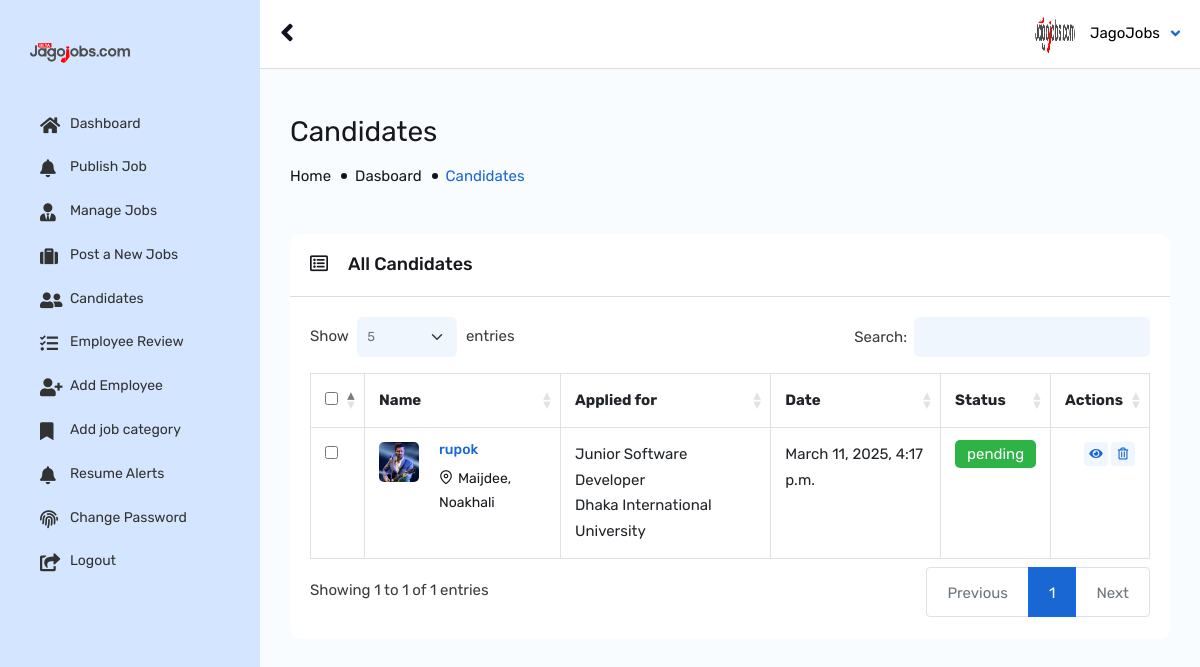
The app's page /jagohub-secure-panel24/root/job/1/applicants/superuser/ (signed in) with its own data.
### jobboard/models.py (models this page shows, shortened)
class JobApplication(models.Model):
    job = models.ForeignKey(JobPost, on_delete=models.CASCADE, related_name='applications')
    seeker = models.ForeignKey(SeekerProfile, on_delete=models.CASCADE, related_name='applications')
    resume = models.FileField(upload_to='media/apply/resumes/', blank=True, verbose_name="Resume")
    applied_at = models.DateTimeField(auto_now_add=True)
    expected_Salary = models.IntegerField(null=True, blank=True)
    STATUS_CHOICES = [
        ('pending', 'Pending'),
        ('accepted', 'Accepted'),
        ('rejected', 'Rejected'),
    ]
    status = models.CharField(max_length=10, choices=STATUS_CHOICES, default='pending')

class JobPost(models.Model):
    employee = models.ForeignKey(EmployerProfile, on_delete=models.CASCADE, related_name='job_posts')
    title = models.CharField(max_length=255)
    job_category = models.ForeignKey(JobCategory, on_delete=models.SET_NULL, null= True, blank= True, related_name='job_posts_category')
    company_industry_type = models.CharField(max_length=255, null= True, blank= True)
    no_of_vacancy = models.PositiveIntegerField(null= True, blank= True)
    application_deadline = models.DateField( null= True, blank= True)
    age_range = models.CharField(max_length=255, null= True, blank= True)
    gender = models.CharField(max_length=50, choices=[('Male', 'Male'), ('Female', 'Female'), ('Both', 'Both')], null= True, blank= True)
    contact_person = models.CharField(max_length=255, null= True, blank= True)
    experience_required = models.CharField(max_length=150, null= True, blank= True )
    cv_receive_method = models.CharField(max_length=255, null= True, blank= True, choices=[
        ('Online CV/Resume', 'Online CV/Resume'),
        ('Email Attachment', 'Email Attachment'),
        ('Walk-in Interview', 'Walk-in Interview'),
        ('Hard Copy CV', 'Hard Copy CV'),
    ])
    job_type = models.CharField(max_length=50, null= True, blank= True, choices=[('Full Time', 'Full Time'), ('Part Time', 'Part Time'), ('Contractual', 'Contractual'), ('Internship', 'Internship')])
    job_level = models.CharField(max_length=50, null= True, blank= True, choices=[('Entry Level', 'Entry Level'), ('Mid Level', 'Mid Level'), ('Top Level', 'Top Level')])
    applicant_photo_required = models.BooleanField(default=False, null= True, blank= True)
    educational_qualification = models.TextField(null= True, blank= True)  #remove kore dibo
    others_qualification = models.TextField(null= True, blank= True)
    job_description = models.TextField(null= True, blank= True)
    job_responsibilities = models.TextField(null= True, blank= True)
    job_requirements = models.TextField( null= True, blank= True)
    other_benefits = models.TextField(blank=True, null=True)
    job_location = models.CharField(max_length=200, null= True, blank= True)
    exclusive_job = models.BooleanField(default=False, null= True, blank= True)
    created_at = models.DateTimeField(auto_now_add=True)
    salary_range = models.CharField(max_length=200, null= True, blank= True, default='Negotiable')
    STATUS_CHOICES = [
           ('pending', 'Pending'),
            ('published', 'Published'),  # Removed extra space
            ('rejected', 'Rejected'),
    ]
    status = models.CharField(max_length=10, choices=STATUS_CHOICES, default='pending')
    def __str__(self):
        return self.title

### accounts/models.py (models this page shows, shortened)
class SeekerProfile(models.Model):
    user = models.OneToOneField(
        'CustomUser', on_delete=models.CASCADE, related_name='seeker_profile'
    )
    bio = models.TextField(blank=True, verbose_name="Biography")
    resume = models.FileField(upload_to='media/resumes/', blank=True, verbose_name="Resume")
    skills = models.TextField(blank=True, verbose_name="Skills")
    name = models.CharField(max_length=255, blank=True, verbose_name="Full Name")
    professional_title = models.CharField(max_length=255, blank=True, verbose_name="Professional Title")
    current_salary = models.DecimalField(
        max_digits=10, decimal_places=2, default=0, blank=True, verbose_name="Current Salary"
    )
    expected_salary = models.DecimalField(
        max_digits=10, decimal_places=2, default=0, blank=True, verbose_name="Expected Salary"
    )
    phone = models.CharField(
        max_length=15, blank=True, verbose_name="Phone Number", help_text="Include country code (e.g., +88)"
    )
    email_address = models.EmailField(blank=True, verbose_name="Email Address")
    location = models.CharField(max_length=255, blank=True, verbose_name="Location")
    image = models.ImageField(upload_to='media/seeker_logos/', blank=True, null=True, verbose_name="seeker image")
    my_resume = models.OneToOneField('seeker.Resume', on_delete=models.CASCADE, blank=True, null=True, verbose_name="Resume")
    class Meta:
        verbose_name = "Seeker Profile"
        verbose_name_plural = "Seeker Profiles"

class CustomUser(AbstractUser):
    ROLE_CHOICES = (
        ('seeker', 'Job Seeker'),
        ('employer', 'Employer'),
        ('manager', 'Manager'),
    )
    role = models.CharField(max_length=10, choices=ROLE_CHOICES, default='seeker')
    is_verified = models.BooleanField(default=False)
    is_approved = models.BooleanField(default=False)
    groups = models.ManyToManyField(
        Group,
        related_name="customuser_set",
        blank=True,
    )
    user_permissions = models.ManyToManyField(
        Permission,
        related_name="customuser_permissions",
        blank=True,
    )

class EmployerProfile(models.Model):
    user = models.OneToOneField(
        'CustomUser', on_delete=models.CASCADE, related_name='employer_profile'
    )
    company_name = models.CharField(max_length=255, verbose_name="Company Name")
    location = models.CharField(max_length=255, blank=True, verbose_name="Company Location")
    company_website = models.URLField(blank=True, verbose_name="Company Website")
    company_description = models.TextField(blank=True, verbose_name="Company Description")
    phone = models.CharField(max_length=15, blank=True, verbose_name="Phone Number", help_text="Include country code (e.g., +880)")
    email = models.EmailField(blank=True, verbose_name="Company Email")
    facebook_link = models.URLField(blank=True, verbose_name="Facebook Link")
    twitter_link = models.URLField(blank=True, verbose_name="Twitter Link")
    google_link = models.URLField(blank=True, verbose_name="Google Link")
    linkedin_link = models.URLField(blank=True, verbose_name="LinkedIn Link")
    founded_date = models.DateField(null=True, blank=True, verbose_name="Founded Date")
    logo = models.ImageField(upload_to='media/company_logos/', blank=True, null=True, verbose_name="Company Logo", default='media/default/default_logo.png')
    class Meta:
        verbose_name = "Employer Profile"
        verbose_name_plural = "Employer Profiles"

### seeker/models.py (models this page shows, shortened)
class Resume(models.Model):
    user = models.OneToOneField(
    'accounts.CustomUser', on_delete=models.CASCADE, related_name='resume_profile', blank=True, null=True
    )
    date_of_birth = models.DateField(blank=True, null=True)
    GENDER_CHOICES = [
        ('Male', 'Male'),
        ('Female', 'Female'),
    ]
    gender = models.CharField(max_length=6, choices=GENDER_CHOICES, blank=True)
    MARITAL_STATUS_CHOICES = [
        ('Single', 'Single'),
        ('Married', 'Married'),
    ]
    marital_status = models.CharField(max_length=10, choices=MARITAL_STATUS_CHOICES, blank=True)
    passport_number = models.CharField(max_length=20, blank=True, null=True)
    languages = models.CharField(max_length=255, blank=True)
    permanent_address = models.TextField( blank=True)
    area_pin_code = models.CharField(max_length=10, blank=True)
    hometown = models.CharField(max_length=255, blank=True)
    email = models.EmailField( blank=True, null=True)
    phone_number = models.CharField(max_length=15, blank=True)
    desired_industry = models.CharField(max_length=255, blank=True, null=True)
    desired_location = models.CharField(max_length=255, blank=True, null=True)
    functional_area = models.CharField(max_length=255, blank=True, null=True)
    JOB_TYPE_CHOICES = [
        ('Permanent', 'Permanent'),
        ('Contract', 'Contract'),
    ]
    job_type = models.CharField(max_length=10, blank=True, choices=JOB_TYPE_CHOICES)
    expected_salary = models.DecimalField(max_digits=10, blank=True, decimal_places=2, default=0.0)
    availability_to_join = models.DateField( blank=True, null=True)
    profile_summary = models.TextField(blank=True, null=True)
    linkedin_profile = models.URLField(blank=True, null=True)
    github_profile = models.URLField(blank=True, null=True)
    portfolio_link = models.URLField(blank=True, null=True)
    name = models.CharField(max_length=255, blank=True, null=True, verbose_name="Full Name")
    title = models.CharField(max_length=255, blank=True, null=True, verbose_name="Professional Title")
    image = models.ImageField(upload_to='media/seeker_image/', blank=True, null=True, verbose_name="Seeker Image", default='media/default/default_logo.png')

### AdminPro/views.py (the view)
# urls.py: path('job/<int:job_id>/applicants/superuser/', superuser_job_applicants, name='superuser_job_applicants'),
@login_required
@user_passes_test(is_superuser)
def superuser_job_applicants(request, job_id):
    job = get_object_or_404(JobPost, id=job_id)
    applications = JobApplication.objects.filter(job=job)
    return render(request, 'panel/job_applicants_superuser.html', {
        'job': job,
        'applications': applications,
    })

### AdminPro/templates/panel/job_applicants_superuser.html (shortened to what this page needs)
{% extends 'panel.html' %}
{% load static %}
{% block body %}
{% if user.is_authenticated and user.is_staff and user.is_superuser %}
                <div id="content">
                    <div class="content-admin-main">
                        <div class="wt-admin-right-page-header clearfix">
                            <h2>Candidates</h2>
                            <div class="breadcrumbs"><a href="{% url 'home' %}">Home</a><a href="{% url 'superuser_dashboard' %}">Dasboard</a><span>Candidates</span></div>
                        </div>
                        <div class="twm-pro-view-chart-wrap">
                            <div class="col-lg-12 col-md-12 mb-4">
                                <div class="panel panel-default site-bg-white m-t30">
                                    <div class="panel-heading wt-panel-heading p-a20">
                                        <h4 class="panel-tittle m-a0"><i class="far fa-list-alt"></i>All Candidates</h4>
                                    </div>
                                    <div class="panel-body wt-panel-body">
                                        <div class="twm-D_table p-a20 table-responsive">
                                            <table id="candidate_data_table" class="table table-bordered">
                                                <thead>
                                                    <tr>
                                                        <th><input type="checkbox" onclick="checkAll(this)"></th>
                                                        <th>Name</th>
                                                        <th>Applied for</th>
                                                        <th>Date</th>
                                                        <th>Status</th>
                                                        <th>Actions</th>
                                                    </tr>
                                                </thead>
                                                <tbody>
                                                    {% if applications %}
                                                        {% for application in applications %}
                                                        <tr>
                                                            <td><input type="checkbox" ></td>
                                                            <td>
                                                                <div class="twm-DT-candidates-list">
                                                                    <div class="twm-media">
                                                                        <div class="twm-media-pic">
                                                                        <img src="{{ application.seeker.my_resume.image.url }}" alt="#">
                                                                        </div>
                                                                    </div>
                                                                    <div class="twm-mid-content">
                                                                        <a href="#" class="twm-job-title">
                                                                            <h4>{{ application.seeker.user.username }} </h4>
                                                                            <p class="twm-candidate-address">
                                                                                <i class="feather-map-pin"></i>{{ application.seeker.my_resume.hometown }}
                                                                            </p>
                                                                        </a>
                                                                    </div>
                                                                </div>
                                                            </td>
                                                            <td>{{ application.job}}<br>{{ application.job.employee.company_name}}</td>
                                                            <td>{{ application.applied_at}}</td>
                                                            <td><div class="twm-jobs-category"><span class="twm-bg-green">{{ application.status}}</span></div></td>
                                                            <td>
                                                                <div class="twm-table-controls">
                                                                    <ul class="twm-DT-controls-icon list-unstyled">
                                                                        <li>
                                                                            <a href="{% url 'view_profile_public' application.seeker.user.id %}" title="View profile" data-bs-toggle="tooltip" data-bs-placement="top">
                                                                                <span class="fa fa-eye"></span>
                                                                            </a>
                                                                        </li>
                                                                        <li>
                                                                            <button title="Delete" data-bs-toggle="tooltip" data-bs-placement="top"
                                                                                onclick="if(confirm('Are you sure you want to delete this application?')) { window.location.href='{% url 'delete_job_application' application.id %}'; }">
                                                                                <span class="far fa-trash-alt"></span>
                                                                            </button>
                                                                        </li>
                                                                    </ul>
                                                                </div>
                                                            </td>
                                                        </tr>
                                                        {% endfor %}
                                                    {% else %}
                                                        <p>No applicants for this job yet.</p>
                                                    {% endif %}
                                                </tbody>
                                            </table>
                                        </div>
                                    </div>
                                </div>
                            </div>
                        </div>
                    </div>
                </div>
{% else %}
<script>
    alert("Access Denied! You are not authorized to view this page.");
    window.location.href = "/";
</script>
{% endif %}
{% endblock %}

### records on screen
JobApplication: seeker.my_resume.image (picture), seeker.user.username "rupok", seeker.my_resume.hometown "Maijdee, Noakhali", job "Junior Software Developer", job.employee.company_name "Dhaka International University", applied_at "March 11, 2025, 4:17 p.m.", status "pending"
